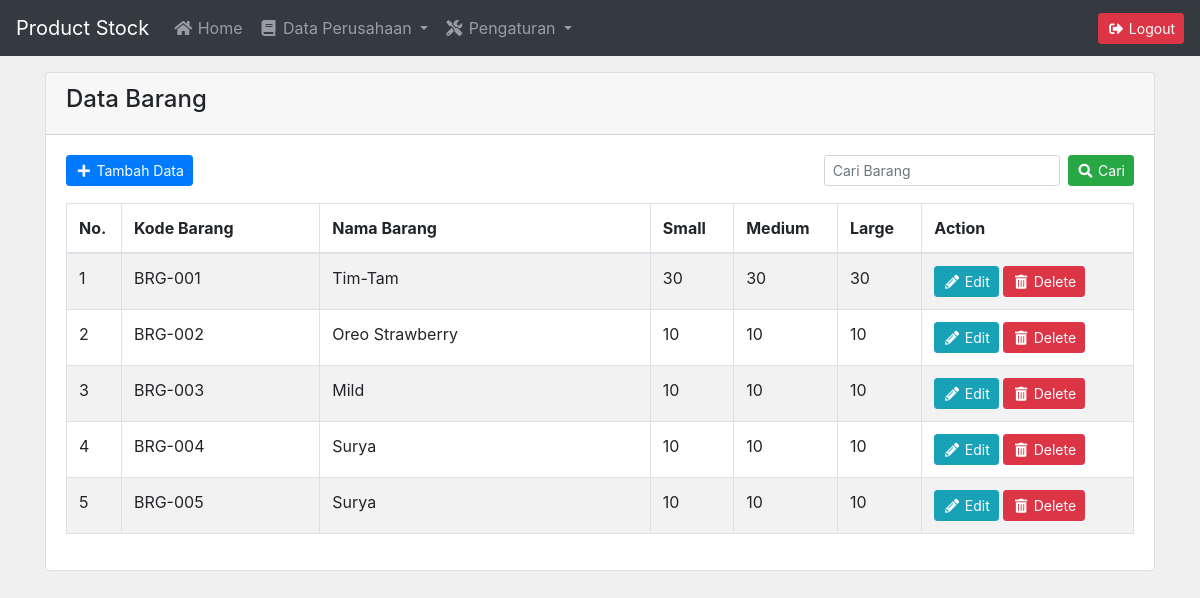
The app's page /admin/barang.php (signed in), older data.
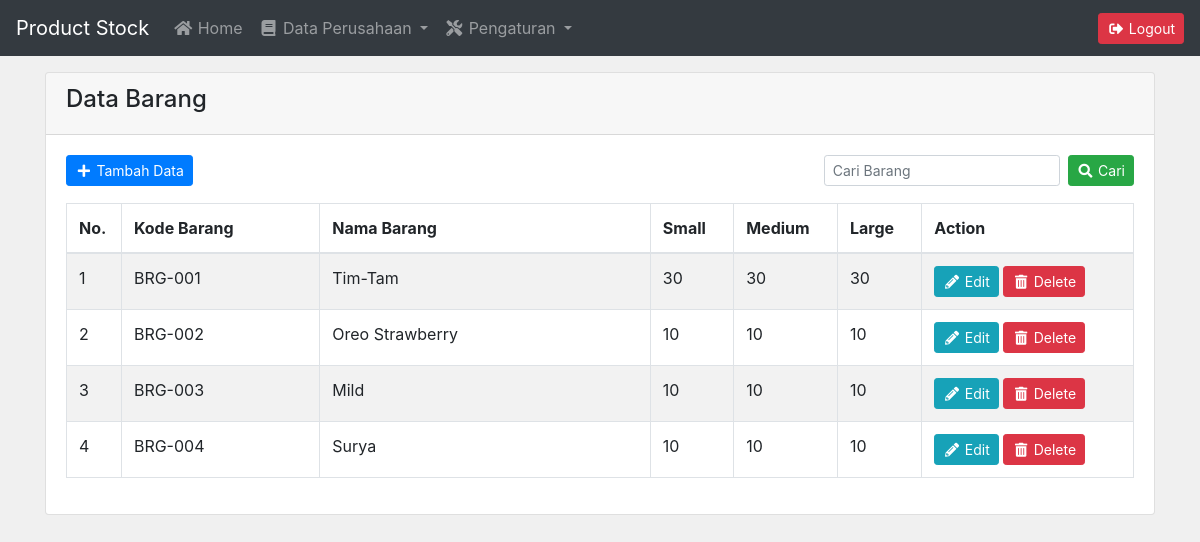
The same page, newer data.
### tables this page shows
CREATE TABLE `barang` (
  `id_barang` int(11) NOT NULL,
  `kode_barang` varchar(255) NOT NULL,
  `nama_barang` varchar(255) NOT NULL,
  `jumlah_small` int(11) NOT NULL,
  `jumlah_medium` int(11) NOT NULL,
  `jumlah_large` int(11) NOT NULL
);

### admin/barang.php (the view, shortened to what this page needs)
<?php include 'header.php'; ?>
<div class="container mt-3">
    <div class="card">
        <div class="card-header">
            <h4>Data Barang</h4>
        </div>
        <div class="card-body">
            <a href="barang_tambah.php" class="btn btn-primary btn-sm float-left">
                <i class="fas fa-fw fa-plus"></i> Tambah Data
            </a>
            <form action="barang.php" method="get" class="form-inline float-right">
                <input type="text" class="form-control form-control-sm mr-2" name="keyword" id="keyword" placeholder="Cari Barang">
                <button type="submit" class="btn btn-success btn-sm">
                    <i class="fas fa-fw fa-search"></i> Cari
                </button>
            </form>
            <br><br>
            <table class="table table-striped table-bordered">
                <thead>
                    <tr>
                        <th width="1%">No.</th>
                        <th width="15%">Kode Barang</th>
                        <th width="25%">Nama Barang</th>
                        <th width="6%">Small</th>
                        <th width="6%">Medium</th>
                        <th width="6%">Large</th>
                        <th width="16%">Action</th>
                    </tr>
                </thead>
                <tbody>
                    <?php
                    include '../koneksi.php';
                    if (isset($_GET['keyword'])) {
                        $keyword = $_GET['keyword'];
                        $data = mysqli_query($koneksi, "SELECT * FROM barang WHERE nama_barang LIKE '%" . $keyword . "%'");
                    } else {
                        $data = mysqli_query($koneksi, "SELECT * FROM barang");
                    }
                    $no = 1;
                    while ($d = mysqli_fetch_array($data)) {
                    ?>
                        <tr>
                            <td><?= $no++; ?></td>
                            <td><?= $d['kode_barang']; ?></td>
                            <td><?= $d['nama_barang']; ?></td>
                            <td><?= $d['jumlah_small']; ?></td>
                            <td><?= $d['jumlah_medium']; ?></td>
                            <td><?= $d['jumlah_large']; ?></td>
                            <td>
                                <a href="barang_edit.php?id=<?= $d['id_barang']; ?>" class="btn btn-info btn-sm"><i class="fas fa-fw fa-pencil-alt"></i> Edit</a>
                                <a href="barang_delete.php?id=<?= $d['id_barang']; ?>" class="btn btn-danger btn-sm"><i class="fas fa-fw fa-trash-alt"></i> Delete</a>
                            </td>
                        </tr>
                    <?php } ?>
                </tbody>
            </table>
        </div>
    </div>
</div>
<?php include 'footer.php'; ?>

Row changes from the older to the newer data that the page shows:
removed barang: kode_barang "BRG-005", nama_barang "Surya", jumlah_small "10", jumlah_medium "10", jumlah_large "10"
